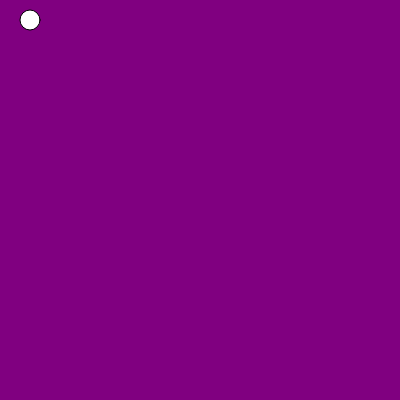
Frame 1 (no input)
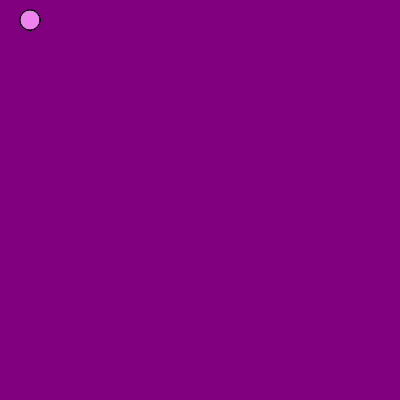
Frame 60 (no input)
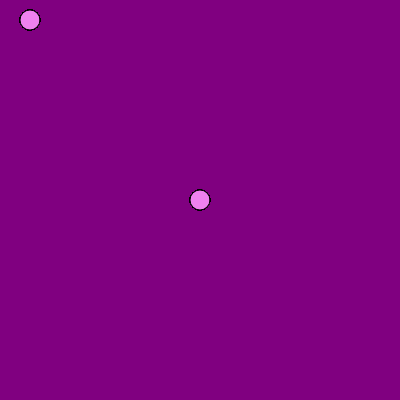
Frame 120 (the mouse pressed at the canvas centre since frame 60)

The p5.js sketch that drew these frames (run headless with seeded random() and noise() and a simulated clock; from frame 60 on, the mouse is pressed at the canvas centre):

// p5.js sketch
// ── sketch.js
function setup() {
    createCanvas(400, 400);
    background("purple");
  }
  
  function draw() {
    circle(30, 20, 20);
    fill("violet");
  
    // console.log(mouseIsPressed);
  
    if (mouseIsPressed) {
      circle(mouseX, mouseY, 20, 20);
    }
  }
  
